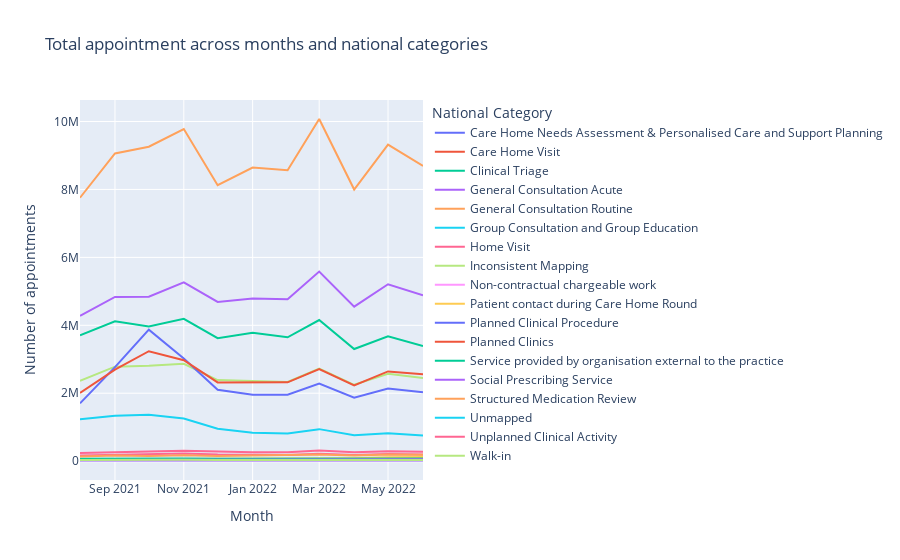

Here is the notebook cell this chart was saved with:
### Markdown cell above
**National categories:**

### Code cell
# Plot the appointments over the available date range, and review the national categories for months.
# Create a lineplot.
fig = px.line(nc_nc, x = 'appointment_month', y = 'count_of_appointments', color = 'national_category',
                 title = 'Total appointment across months and national categories', 
                 labels = {'appointment_month': 'Month',
                           'count_of_appointments': 'Number of appointments',
                           'national_category': 'National Category'})
fig.show()

### Figure 1 — Plotly figure (JSON) as saved in the notebook; plotly's stock layout.template omitted (floating-point values rounded to 4 significant figures)
{"data": [{"hovertemplate": "National Category=Care Home Needs Assessment & Personalised Care and Support Planning<br>Month=%{x}<br>Number of appointments=%{y}<extra></extra>", "legendgroup": "Care Home Needs Assessment & Personalised Care and Support Planning", "line": {"color": "#636efa", "dash": "solid"}, "mode": "lines", "name": "Care Home Needs Assessment & Personalised Care and Support Planning", "orientation": "v", "showlegend": true, "type": "scatter", "x": ["2021-08", "2021-09", "2021-10", "2021-11", "2021-12", "2022-01", "2022-02", "2022-03", "2022-04", "2022-05", "2022-06"], "xaxis": "x", "y": [29676, 33503, 32441, 38827, 34653, 37988, 37219, 43189, 35282, 42904, 40222], "yaxis": "y"}, {"hovertemplate": "National Category=Care Home Visit<br>Month=%{x}<br>Number of appointments=%{y}<extra></extra>", "legendgroup": "Care Home Visit", "line": {"color": "#EF553B", "dash": "solid"}, "mode": "lines", "name": "Care Home Visit", "orientation": "v", "showlegend": true, "type": "scatter", "x": ["2021-08", "2021-09", "2021-10", "2021-11", "2021-12", "2022-01", "2022-02", "2022-03", "2022-04", "2022-05", "2022-06"], "xaxis": "x", "y": [47583, 53519, 53713, 61816, 55230, 55860, 55078, 65413, 53715, 64806, 61546], "yaxis": "y"}, {"hovertemplate": "National Category=Clinical Triage<br>Month=%{x}<br>Number of appointments=%{y}<extra></extra>", "legendgroup": "Clinical Triage", "line": {"color": "#00cc96", "dash": "solid"}, "mode": "lines", "name": "Clinical Triage", "orientation": "v", "showlegend": true, "type": "scatter", "x": ["2021-08", "2021-09", "2021-10", "2021-11", "2021-12", "2022-01", "2022-02", "2022-03", "2022-04", "2022-05", "2022-06"], "xaxis": "x", "y": [3704207, 4118862, 3966561, 4189237, 3621415, 3777487, 3646672, 4155846, 3301285, 3674229, 3391163], "yaxis": "y"}, {"hovertemplate": "National Category=General Consultation Acute<br>Month=%{x}<br>Number of appointments=%{y}<extra></extra>", "legendgroup": "General Consultation Acute", "line": {"color": "#ab63fa", "dash": "solid"}, "mode": "lines", "name": "General Consultation Acute", "orientation": "v", "showlegend": true, "type": "scatter", "x": ["2021-08", "2021-09", "2021-10", "2021-11", "2021-12", "2022-01", "2022-02", "2022-03", "2022-04", "2022-05", "2022-06"], "xaxis": "x", "y": [4280920, 4834413, 4843309, 5265514, 4689373, 4787643, 4767965, 5581504, 4548963, 5208791, 4882755], "yaxis": "y"}, {"hovertemplate": "National Category=General Consultation Routine<br>Month=%{x}<br>Number of appointments=%{y}<extra></extra>", "legendgroup": "General Consultation Routine", "line": {"color": "#FFA15A", "dash": "solid"}, "mode": "lines", "name": "General Consultation Routine", "orientation": "v", "showlegend": true, "type": "scatter", "x": ["2021-08", "2021-09", "2021-10", "2021-11", "2021-12", "2022-01", "2022-02", "2022-03", "2022-04", "2022-05", "2022-06"], "xaxis": "x", "y": [7756045, 9060243, 9256788, 9778682, 8123938, 8645563, 8565715, 10074249, 7998377, 9320538, 8691384], "yaxis": "y"}, {"hovertemplate": "National Category=Group Consultation and Group Education<br>Month=%{x}<br>Number of appointments=%{y}<extra></extra>", "legendgroup": "Group Consultation and Group Education", "line": {"color": "#19d3f3", "dash": "solid"}, "mode": "lines", "name": "Group Consultation and Group Education", "orientation": "v", "showlegend": true, "type": "scatter", "x": ["2021-08", "2021-09", "2021-10", "2021-11", "2021-12", "2022-01", "2022-02", "2022-03", "2022-04", "2022-05", "2022-06"], "xaxis": "x", "y": [5161, 5892, 5528, 5907, 4790, 5108, 5397, 6114, 4921, 6147, 5667], "yaxis": "y"}, {"hovertemplate": "National Category=Home Visit<br>Month=%{x}<br>Number of appointments=%{y}<extra></extra>", "legendgroup": "Home Visit", "line": {"color": "#FF6692", "dash": "solid"}, "mode": "lines", "name": "Home Visit", "orientation": "v", "showlegend": true, "type": "scatter", "x": ["2021-08", "2021-09", "2021-10", "2021-11", "2021-12", "2022-01", "2022-02", "2022-03", "2022-04", "2022-05", "2022-06"], "xaxis": "x", "y": [165061, 188756, 201362, 223867, 195510, 184279, 183418, 214743, 183950, 209583, 193923], "yaxis": "y"}, {"hovertemplate": "National Category=Inconsistent Mapping<br>Month=%{x}<br>Number of appointments=%{y}<extra></extra>", "legendgroup": "Inconsistent Mapping", "line": {"color": "#B6E880", "dash": "solid"}, "mode": "lines", "name": "Inconsistent Mapping", "orientation": "v", "showlegend": true, "type": "scatter", "x": ["2021-08", "2021-09", "2021-10", "2021-11", "2021-12", "2022-01", "2022-02", "2022-03", "2022-04", "2022-05", "2022-06"], "xaxis": "x", "y": [2363093, 2782135, 2811977, 2865796, 2387907, 2353965, 2332993, 2723276, 2248554, 2573495, 2447611], "yaxis": "y"}, {"hovertemplate": "National Category=Non-contractual chargeable work<br>Month=%{x}<br>Number of appointments=%{y}<extra></extra>", "legendgroup": "Non-contractual chargeable work", "line": {"color": "#FF97FF", "dash": "solid"}, "mode": "lines", "name": "Non-contractual chargeable work", "orientation": "v", "showlegend": true, "type": "scatter", "x": ["2021-08", "2021-09", "2021-10", "2021-11", "2021-12", "2022-01", "2022-02", "2022-03", "2022-04", "2022-05", "2022-06"], "xaxis": "x", "y": [10775, 13138, 12965, 13909, 10240, 12121, 12650, 14663, 11885, 13623, 12942], "yaxis": "y"}, {"hovertemplate": "National Category=Patient contact during Care Home Round<br>Month=%{x}<br>Number of appointments=%{y}<extra></extra>", "legendgroup": "Patient contact during Care Home Round", "line": {"color": "#FECB52", "dash": "solid"}, "mode": "lines", "name": "Patient contact during Care Home Round", "orientation": "v", "showlegend": true, "type": "scatter", "x": ["2021-08", "2021-09", "2021-10", "2021-11", "2021-12", "2022-01", "2022-02", "2022-03", "2022-04", "2022-05", "2022-06"], "xaxis": "x", "y": [31316, 34966, 40064, 62619, 70047, 74860, 77638, 98338, 87757, 113703, 119022], "yaxis": "y"}, {"hovertemplate": "National Category=Planned Clinical Procedure<br>Month=%{x}<br>Number of appointments=%{y}<extra></extra>", "legendgroup": "Planned Clinical Procedure", "line": {"color": "#636efa", "dash": "solid"}, "mode": "lines", "name": "Planned Clinical Procedure", "orientation": "v", "showlegend": true, "type": "scatter", "x": ["2021-08", "2021-09", "2021-10", "2021-11", "2021-12", "2022-01", "2022-02", "2022-03", "2022-04", "2022-05", "2022-06"], "xaxis": "x", "y": [1701814, 2770296, 3870643, 3019944, 2102959, 1957081, 1956726, 2281907, 1868140, 2141111, 2032073], "yaxis": "y"}, {"hovertemplate": "National Category=Planned Clinics<br>Month=%{x}<br>Number of appointments=%{y}<extra></extra>", "legendgroup": "Planned Clinics", "line": {"color": "#EF553B", "dash": "solid"}, "mode": "lines", "name": "Planned Clinics", "orientation": "v", "showlegend": true, "type": "scatter", "x": ["2021-08", "2021-09", "2021-10", "2021-11", "2021-12", "2022-01", "2022-02", "2022-03", "2022-04", "2022-05", "2022-06"], "xaxis": "x", "y": [2007880, 2696591, 3237242, 2972210, 2319263, 2329241, 2321981, 2708552, 2228734, 2641879, 2556175], "yaxis": "y"}, {"hovertemplate": "National Category=Service provided by organisation external to the practice<br>Month=%{x}<br>Number of appointments=%{y}<extra></extra>", "legendgroup": "Service provided by organisation external to the practice", "line": {"color": "#00cc96", "dash": "solid"}, "mode": "lines", "name": "Service provided by organisation external to the practice", "orientation": "v", "showlegend": true, "type": "scatter", "x": ["2021-08", "2021-09", "2021-10", "2021-11", "2021-12", "2022-01", "2022-02", "2022-03", "2022-04", "2022-05", "2022-06"], "xaxis": "x", "y": [69206, 76461, 76947, 81803, 70993, 73134, 74059, 87542, 74919, 85406, 81663], "yaxis": "y"}, {"hovertemplate": "National Category=Social Prescribing Service<br>Month=%{x}<br>Number of appointments=%{y}<extra></extra>", "legendgroup": "Social Prescribing Service", "line": {"color": "#ab63fa", "dash": "solid"}, "mode": "lines", "name": "Social Prescribing Service", "orientation": "v", "showlegend": true, "type": "scatter", "x": ["2021-08", "2021-09", "2021-10", "2021-11", "2021-12", "2022-01", "2022-02", "2022-03", "2022-04", "2022-05", "2022-06"], "xaxis": "x", "y": [31486, 36077, 36642, 42038, 36120, 42533, 43640, 52186, 45690, 54350, 55066], "yaxis": "y"}, {"hovertemplate": "National Category=Structured Medication Review<br>Month=%{x}<br>Number of appointments=%{y}<extra></extra>", "legendgroup": "Structured Medication Review", "line": {"color": "#FFA15A", "dash": "solid"}, "mode": "lines", "name": "Structured Medication Review", "orientation": "v", "showlegend": true, "type": "scatter", "x": ["2021-08", "2021-09", "2021-10", "2021-11", "2021-12", "2022-01", "2022-02", "2022-03", "2022-04", "2022-05", "2022-06"], "xaxis": "x", "y": [138570, 163167, 155493, 174116, 153503, 165890, 165911, 195229, 166146, 192554, 187800], "yaxis": "y"}, {"hovertemplate": "National Category=Unmapped<br>Month=%{x}<br>Number of appointments=%{y}<extra></extra>", "legendgroup": "Unmapped", "line": {"color": "#19d3f3", "dash": "solid"}, "mode": "lines", "name": "Unmapped", "orientation": "v", "showlegend": true, "type": "scatter", "x": ["2021-08", "2021-09", "2021-10", "2021-11", "2021-12", "2022-01", "2022-02", "2022-03", "2022-04", "2022-05", "2022-06"], "xaxis": "x", "y": [1233843, 1336115, 1366656, 1256496, 954257, 839562, 811246, 942912, 760313, 820770, 758640], "yaxis": "y"}, {"hovertemplate": "National Category=Unplanned Clinical Activity<br>Month=%{x}<br>Number of appointments=%{y}<extra></extra>", "legendgroup": "Unplanned Clinical Activity", "line": {"color": "#FF6692", "dash": "solid"}, "mode": "lines", "name": "Unplanned Clinical Activity", "orientation": "v", "showlegend": true, "type": "scatter", "x": ["2021-08", "2021-09", "2021-10", "2021-11", "2021-12", "2022-01", "2022-02", "2022-03", "2022-04", "2022-05", "2022-06"], "xaxis": "x", "y": [241523, 275526, 288158, 307098, 275381, 261010, 265287, 311305, 262083, 293932, 274491], "yaxis": "y"}, {"hovertemplate": "National Category=Walk-in<br>Month=%{x}<br>Number of appointments=%{y}<extra></extra>", "legendgroup": "Walk-in", "line": {"color": "#B6E880", "dash": "solid"}, "mode": "lines", "name": "Walk-in", "orientation": "v", "showlegend": true, "type": "scatter", "x": ["2021-08", "2021-09", "2021-10", "2021-11", "2021-12", "2022-01", "2022-02", "2022-03", "2022-04", "2022-05", "2022-06"], "xaxis": "x", "y": [34012, 42841, 47345, 45191, 35197, 32149, 31665, 38070, 32346, 37687, 35935], "yaxis": "y"}], "layout": {"legend": {"title": {"text": "National Category"}, "tracegroupgap": 0}, "title": {"text": "Total appointment across months and national categories"}, "xaxis": {"anchor": "y", "domain": [0, 1], "title": {"text": "Month"}}, "yaxis": {"anchor": "x", "domain": [0, 1], "title": {"text": "Number of appointments"}}}}
